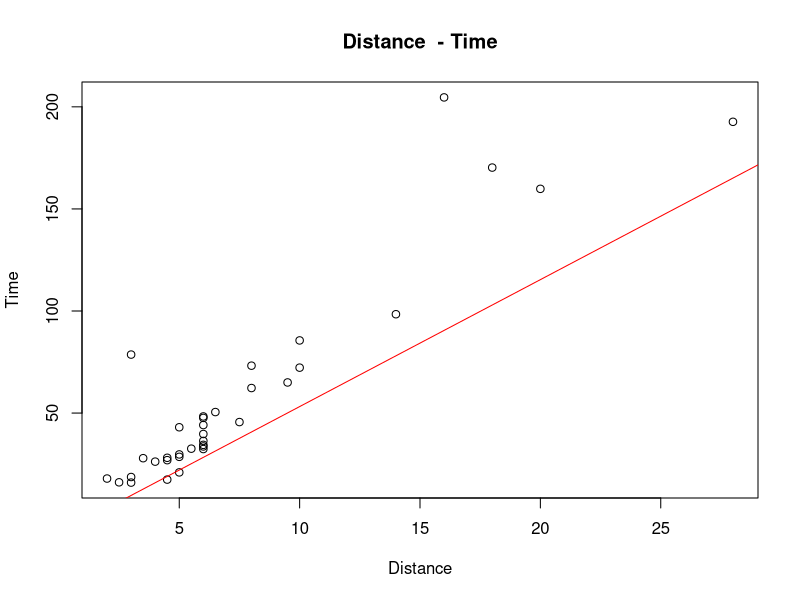

This figure's R source:
## ---- chunk 1
knitr::opts_chunk$set(echo = TRUE)
## ---- chunk 2
library(MASS)
head(hills)
## ---- chunk 3
library(ggplot2)
plot(x=hills$dist, y=hills$time, main="Distance  - Time",xlab = "Distance",ylab="Time")
fit <- lm(hills$time ~ hills$dist + hills$climb , data=hills)
summary(fit)
abline(fit,col="red")
